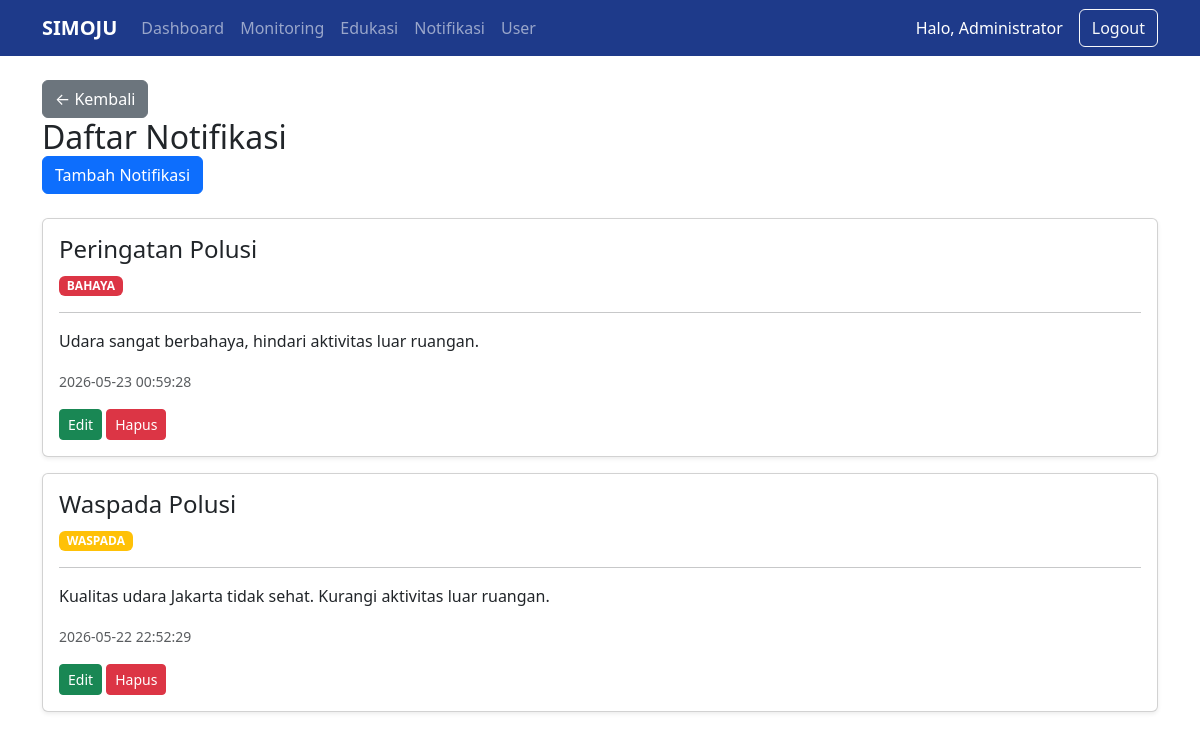
The app's page /public/index.php?url=NotifikasiController/index (signed in) with its own data.
### tables this page shows
CREATE TABLE `notifikasi` (
  `id` int(11) NOT NULL AUTO_INCREMENT,
  `judul` varchar(255) DEFAULT NULL,
  `pesan` text DEFAULT NULL,
  `level` enum('aman','waspada','bahaya') DEFAULT NULL,
  `created_at` timestamp NOT NULL DEFAULT current_timestamp(),
  PRIMARY KEY (`id`)
);

### app/core/Controller.php (called while the page is built, shortened)
<?php
class Controller {
    public function model($model)
    {
        return new $model();
    }
    public function view($view, $data = [])
    {
         require_once '../app/views/templates/header.php';
        require_once '../app/views/' . $view . '.php';
        require_once '../app/views/templates/footer.php';
    }
}

### app/controllers/NotifikasiController.php (called while the page is built, shortened)
<?php
class NotifikasiController extends Controller {
    public function index()
    {
        $notifikasi = $this->model('Notifikasi');
        $data['notifikasi'] =
        $notifikasi->getAll();
        $this->view(
            'notifikasi/index',
            $data
        );
    }
}

### app/core/App.php (called while the page is built, shortened)
<?php
class App {
    protected $method = 'index';
    protected $params = [];
    public function __construct()
    {
        $url = $this->parseURL();
        if(isset($url[0]) && file_exists('../app/controllers/' . $url[0] . '.php')) {
            unset($url[0]);
        }
        $this->controller = new $this->controller;
        if(isset($url[1]) && method_exists($this->controller, $url[1])) {
            $this->method = $url[1];
        }
        call_user_func_array(
            [$this->controller, $this->method],
            $this->params
        );
    }
    public function parseURL()
    {
        if(isset($_GET['url']))
        {
            $url = rtrim($_GET['url'], '/');
            $url = filter_var($url, FILTER_SANITIZE_URL);
            return explode('/', $url);
        }
    }
}

### public/index.php (called while the page is built, shortened)
<?php
$app = new App;

### app/core/Database.php (called while the page is built, shortened)
<?php
class Database {
    private $conn;
    public function __construct()
    {
        $this->conn = new mysqli(
            DB_HOST,
            DB_USER,
            DB_PASS,
            DB_NAME
        );
    }
    public function getConnection()
    {
        return $this->conn;
    }
}

### app/core/Model.php (called while the page is built, shortened)
<?php
require_once 'Database.php';
class Model {
    public function __construct()
    {
        $database = new Database();
        $this->db = $database->getConnection();
    }
}

### app/models/Notifikasi.php (called while the page is built, shortened)
<?php
class Notifikasi extends Model {
    public function getAll()
    {
        $query =
        "SELECT * FROM notifikasi
        ORDER BY id DESC";
        return $this->db->query($query);
    }
}

### app/views/notifikasi/index.php (the view, shortened to what this page needs)
<div class="container mt-4">
    <div class="position-relative mb-4">
        <a
        href="index.php?url=HomeController/dashboard"
        class="btn btn-secondary">
            ← Kembali
        </a>
        <h2 class="mb-0">
            Daftar Notifikasi
        </h2>
        <?php if($_SESSION['role'] == 'admin'): ?>
            <a
            href="index.php?url=NotifikasiController/tambah"
            class="btn btn-primary">
                Tambah Notifikasi
            </a>
        <?php endif; ?>
    </div>
    <?php while($row = $data['notifikasi']->fetch_assoc()): ?>
        <?php
            $badge = "secondary";
            if($row['level'] == 'waspada')
                $badge = "warning";
            if($row['level'] == 'bahaya')
                $badge = "danger";
        ?>
        <div class="card shadow-sm mb-3">
            <div class="card-body">
                <h4>
                    <?= $row['judul']; ?>
                </h4>
                <span class="badge bg-<?= $badge; ?>">
                    <?= strtoupper($row['level']); ?>
                </span>
                <hr>
                <p>
                    <?= nl2br($row['pesan']); ?>
                </p>
                <small class="text-muted">
                    <?= $row['created_at']; ?>
                </small>
                <?php if($_SESSION['role'] == 'admin'): ?>
                    <div class="mt-3">
                        <a
                        href="index.php?url=NotifikasiController/edit/<?= $row['id']; ?>"
                        class="btn btn-success btn-sm">
                            Edit
                        </a>
                        <a
                        href="index.php?url=NotifikasiController/delete/<?= $row['id']; ?>"
                        class="btn btn-danger btn-sm"
                        onclick="return confirm('Yakin hapus notifikasi ini?')">
                            Hapus
                        </a>
                    </div>
                <?php endif; ?>
            </div>
        </div>
    <?php endwhile; ?>
</div>

### records on screen
notifikasi: judul "Peringatan Polusi", level "BAHAYA", pesan "Udara sangat berbahaya, hindari aktivitas luar ruangan.", created_at "2026-05-23 00:59:28"
notifikasi: judul "Waspada Polusi", level "WASPADA", pesan "Kualitas udara Jakarta tidak sehat. Kurangi aktivitas luar ruangan.", created_at "2026-05-22 22:52:29"

### other values on screen
$_SESSION['nama'] "Administrator"
